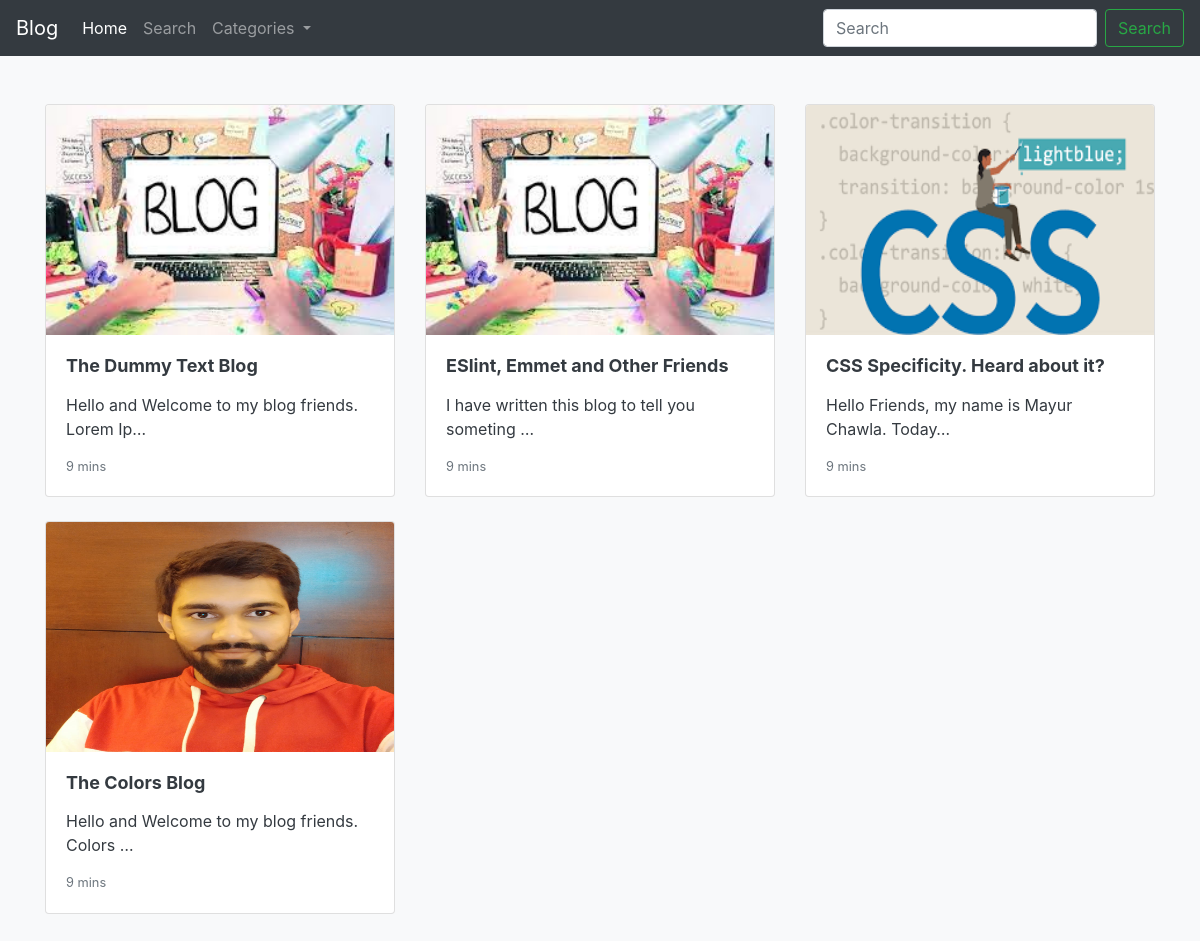
The page / on the database its author committed.
### blog/models.py (models this page shows, shortened)
class Post (models.Model):
    class Newmanager(models.Manager):
        def get_queryset(self):
            return super().get_queryset().filter(status='published')
    options = (
        ('draft','Draft'),
        ('published','Published'),
    )
    title = models.CharField(max_length=250)
    category = models.ForeignKey(Category, on_delete=models.PROTECT, default=1)
    excerpt = models.TextField(max_length=250,default='Short few words about the post')
    slug = models.SlugField(max_length=250, unique_for_date='publish')
    publish = models.DateTimeField(default=timezone.now)
    author = models.ForeignKey (User, on_delete=models.CASCADE, related_name='blog_posts')
    image = models.ImageField(upload_to=user_directory_path, default='post/default.jpg')
    content = models.TextField()
    status = models.CharField(max_length=10, choices=options, default='draft')
    objects = models.Manager()
    newmanager = Newmanager()
    def get_absolute_url(self):
        return reverse('blog:post_single', args=[self.slug])
    class Meta:
        ordering = ('publish',)

### blog/views.py (the view)
# urls.py: path('', views.home, name='home'),
def home(request):
    all_posts = Post.newmanager.all()
    return render(request, 'index.html', {'posts': all_posts})

### blog/views.py (called while the page is built)
def category_list(request):
    category_list = Category.objects.exclude(name='default')
    context = {
        "category_list": category_list,
    }
    return context

### blog/templates/index.html (shortened to what this page needs)
{% extends "base.html" %}
{% block content %}
<div class="album py-5 bg-light">
  <div class="container">
    <div class="row">
      {% for post in posts %}
      <div class="col-md-4">
        <a class="text-dark" href="{{post.get_absolute_url}}">
          <div class="card mb-4 box-shadow">
            <img class="card-img-top" style="height: 230px;" src="{{post.image.url}}" alt="{{ post.title }}">
            <div class="card-body">
              <h2 style="font-size:18px;font-weight:bold">{{post.title|truncatechars:50}}</h2>
              <p class="card-text">{{post.excerpt|truncatechars:50|safe}}</p>
              <div class="d-flex justify-content-between align-items-center">
                <small class="text-muted">9 mins</small>
              </div>
            </div>
          </div>
        </a>
      </div>
      {% endfor %}
    </div>
  </div>
</div>
{% endblock %}

### blog/templates/base.html (shortened to what this page needs)
<!doctype html>
<html lang="en">
<head>
  <link rel="stylesheet" href="https://stackpath.bootstrapcdn.com/bootstrap/4.4.1/css/bootstrap.min.css"
>
</head>
<body>
  <nav class="navbar navbar-expand-lg navbar-dark bg-dark">
    <a class="navbar-brand" href="#">Blog</a>
    <div class="collapse navbar-collapse" id="navbarSupportedContent">
      <ul class="navbar-nav mr-auto">
        <li class="nav-item active">
          <a class="nav-link" href="/">Home <span class="sr-only">(current)</span></a>
        </li>
        <li class="nav-item">
          <a class="nav-link" href="/search">Search</a>
        </li>
        <li class="nav-item dropdown">
          <a class="nav-link dropdown-toggle" href="#" id="navbarDropdown" role="button" data-toggle="dropdown"
            aria-haspopup="true" aria-expanded="false">
            Categories
          </a>
        </li>
      </ul>
      <form class="form-inline my-2 my-lg-0" action="/search/" method="get">
        <input class="form-control mr-sm-2" name="Query" type="search" placeholder="Search" aria-label="Search" required>
        <button class="btn btn-outline-success my-2 my-sm-0" type="submit">Search</button>
      </form>
    </div>
  </nav>
  {% block content %}
  {% endblock %}
</body>
</html>

### rows shown on the page
Post: image (placeholder picture), title "The Dummy Text Blog", excerpt "Hello and Welcome to my blog friends. Lorem Ip…"
Post: image (placeholder picture), title "ESlint, Emmet and Other Friends", excerpt "I have written this blog to tell you someting …"
Post: image (picture), title "CSS Specificity. Heard about it?", excerpt "Hello Friends, my name is Mayur Chawla. Today…"
Post: image (picture), title "The Colors Blog", excerpt "Hello and Welcome to my blog friends. Colors …"
